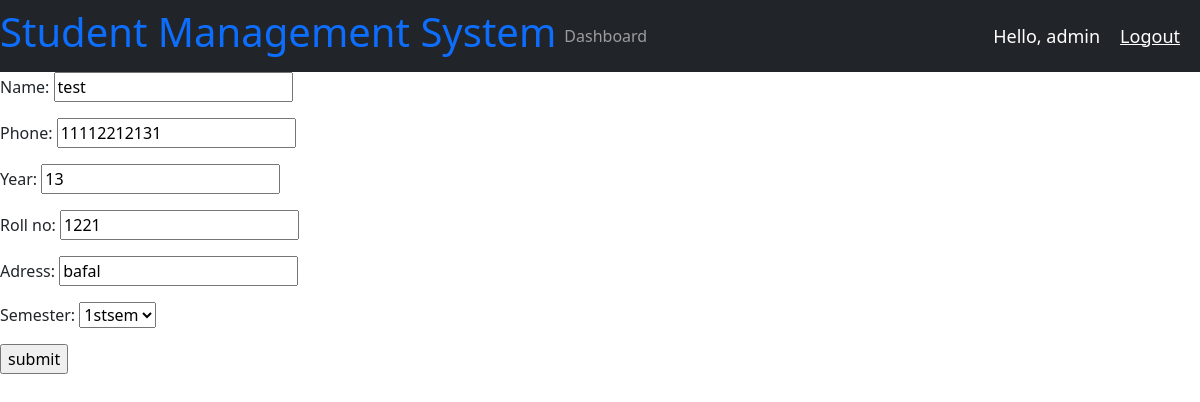
The page /update_stu/4/ (signed in) on the database its author committed.
### student/models.py (models this page shows, shortened)
class Student(models.Model):
    sem=(
      ('1stsem','1stsem'),
      ('2stsem','2stsem'),
      ('3stsem','3stsem'),
      ('4stsem','4stsem'),
      ('5stsem','5stsem'),
      ('6stsem','6stsem'),
    )
    name = models.CharField(max_length=200, null=True)
    phone = models.CharField(max_length=200, null=True)
    year = models.IntegerField(null=True)
    roll_no = models.IntegerField(null=True)
    adress = models.CharField(max_length=500, null=True)
    semester=models.CharField(max_length=200,null=True,choices=sem)

### student/views.py (the view)
# urls.py: path('update_stu/<str:pk>/', views.upDatestudent, name="update_stu"),
@login_required(login_url='login')
def upDatestudent(request, pk):
	students = Student.objects.get(id=pk)
	form = UpDateInfo(instance=students)
	if request.method == 'POST':
		form = UpDateInfo(request.POST, instance=students)
		if form.is_valid():
			form.save()
			return redirect('/')
	context = {'form':form}
	return render(request, 'students/profile_update.html', context)

### student/forms.py
class UpDateInfo(ModelForm):
    class Meta:
        model = Student
        fields = '__all__'

### templates/students/profile_update.html (shortened to what this page needs)
{% extends 'base.html' %}
{% block body %}
<form action="" method="POST">
  {{form.as_p}}
  <input type="submit" name="submit" value="submit" />
</form>
{% endblock body %}

### templates/nav/nav.html (shortened to what this page needs)
{% load static %}
<nav class="navbar navbar-expand-lg navbar-dark bg-dark">
  <h1 class= "text-primary"> Student Management System</h1>
  <div class="collapse navbar-collapse" id="navbarNav">
    <ul class="navbar-nav">
      <li class="nav-item active">
        <a class="nav-link" href="{% url 'home' %}">Dashboard</a>
      </li>
    </ul>
  </div>
  <span class="hello-msg">Hello, {{request.user}}</span>
  <span ><a  class="hello-msg" href="{% url 'logout' %}">Logout</a></span>
</nav>

### templates/nav/nav.html (style rules this page uses)
.hello-msg { font-size:18px; color:#fff; margin-right:20px }

### rows shown on the page
Student: name "test", phone "11112212131", year "13", roll_no "1221", adress "bafal", semester "1stsem"

### other values the page prints
{{ request.user }} "admin"
